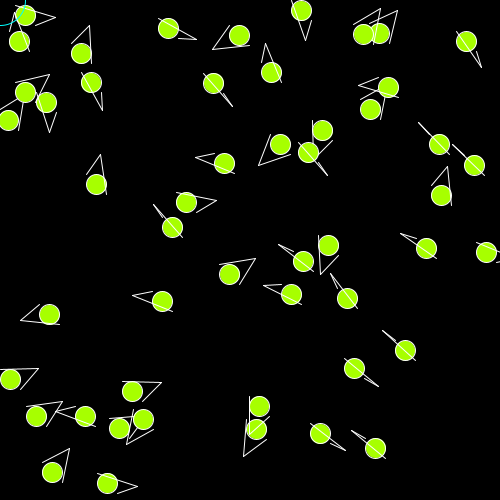
Frame 1 (no input)
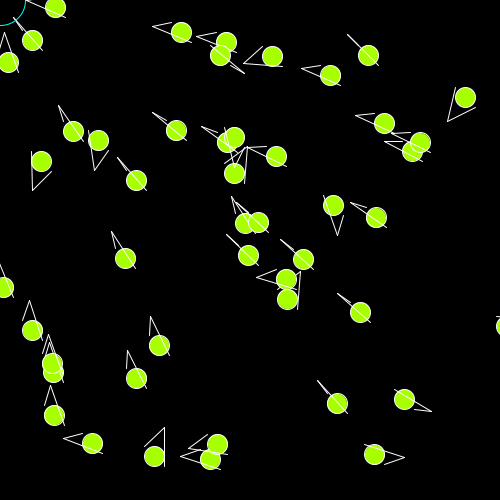
Frame 60 (the mouse pressed at the canvas centre just before this capture)
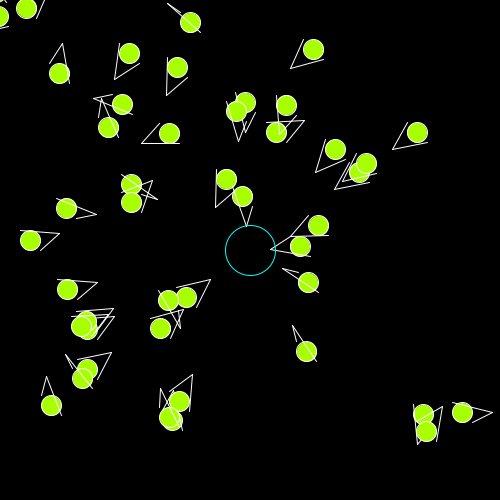
Frame 120 (the mouse held since frame 60 and released just before this capture)

The Processing sketch that drew these frames (run headless with seeded random() and noise(); from frame 60 on, the mouse is pressed at the canvas centre):

// Processing sketch: processing_90347
// ── processing_90347.pde

ArrayList<Agent> agents;

void setup()
{
  size(500, 500);
  agents = new ArrayList<Agent>();
  for (int i = 0; i<50 ; i++)
  {
    agents.add(new Agent());
  }
}

void draw()
{
  background(0);
  for (Agent a: agents)
  {
    a.acc();
  }
  
  for (int i=0; i<agents.size(); i++)
  {

    Agent a = agents.get(i);
    a.move();
    a.display();
    //a.avoid(agents); if they avoid
    
    if(a.finished) 
  {
    agents.remove(i);
    agents.add(i, new Agent());
  }
  }
  
  
  noFill();
  stroke(0,255,255);
  ellipse(mouseX, mouseY,50,50);
}

void keyPressed()
{
 if (key=='r')setup(); 
}
class Agent
{
  
  PVector pos, vel;
  boolean finished = false;
  
  Agent()
  {
    //pos = new PVector(width/2, height/2);
    pos = new PVector(random(width), random(height));
    
    float angle = random(TWO_PI);
    vel = new PVector(sin(angle),cos(angle));
  }
  
  void display()
  {
    stroke(255);
    fill(167,255,0);
    ellipse(pos.x, pos.y,20,20);
    line(pos.x+10, pos.y+10, pos.x+30*vel.x, pos.y+30*vel.y);
    line(pos.x-10, pos.y-10, pos.x+30*vel.x, pos.y+30*vel.y);
  }

  void move()
 {
   pos.add(vel);
   if(dist(pos.x,pos.y,mouseX,mouseY)<50)
   {
     finished = true;
   }
 }
 
 void acc()
 {
   PVector toMouse = new PVector(mouseX - pos.x, mouseY - pos.y);
   toMouse.normalize();
   
   PVector mdiff = PVector.sub(toMouse, vel);
   mdiff.normalize();
   mdiff.mult(0.03);
   
   vel = PVector.add(vel, mdiff);
   vel.normalize();
 }
 
 void avoid(ArrayList<Agent>alist)
 {
   for (Agent a: alist)
   {
    if((a!=this)&&(PVector.dist(a.pos,pos)<100)) //proximity adjust here
    {
      PVector goAway = PVector.sub(pos, a.pos);
      goAway.normalize();
      //goAway.mult(10/PVector.dist(a.pos,pos));
      goAway.mult(0.3);
      
      vel.add(goAway);
    }
   }
 }
}
